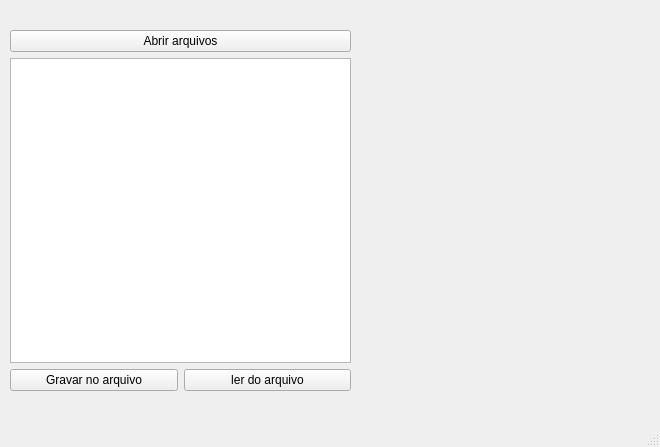
<?xml version="1.0" encoding="UTF-8"?>
<ui version="4.0">
 <class>MainWindow</class>
 <widget class="QMainWindow" name="MainWindow">
  <property name="geometry">
   <rect>
    <x>0</x>
    <y>0</y>
    <width>660</width>
    <height>447</height>
   </rect>
  </property>
  <property name="windowTitle">
   <string>MainWindow</string>
  </property>
  <property name="animated">
   <bool>false</bool>
  </property>
  <widget class="QWidget" name="centralwidget">
   <widget class="QLabel" name="label">
    <property name="geometry">
     <rect>
      <x>360</x>
      <y>30</y>
      <width>91</width>
      <height>91</height>
     </rect>
    </property>
    <property name="text">
     <string/>
    </property>
    <property name="pixmap">
     <pixmap resource="icones.qrc">:/icon/icones/product_document_file_1512.ico</pixmap>
    </property>
    <property name="scaledContents">
     <bool>true</bool>
    </property>
   </widget>
   <widget class="QWidget" name="">
    <property name="geometry">
     <rect>
      <x>10</x>
      <y>30</y>
      <width>341</width>
      <height>361</height>
     </rect>
    </property>
    <layout class="QVBoxLayout" name="verticalLayout_2">
     <item>
      <widget class="QPushButton" name="pushButton">
       <property name="text">
        <string>Abrir arquivos</string>
       </property>
      </widget>
     </item>
     <item>
      <layout class="QVBoxLayout" name="verticalLayout">
       <item>
        <widget class="QPlainTextEdit" name="plainTextEdit"/>
       </item>
       <item>
        <layout class="QHBoxLayout" name="horizontalLayout">
         <item>
          <widget class="QPushButton" name="bnt_gravar">
           <property name="text">
            <string>Gravar no arquivo</string>
           </property>
           <property name="icon">
            <iconset resource="icones.qrc">
             <normaloff>:/icon/icones/product_document_file_1512.ico</normaloff>:/icon/icones/product_document_file_1512.ico</iconset>
           </property>
          </widget>
         </item>
         <item>
          <widget class="QPushButton" name="bnt_ler">
           <property name="text">
            <string>ler do arquivo</string>
           </property>
          </widget>
         </item>
        </layout>
       </item>
      </layout>
     </item>
    </layout>
   </widget>
  </widget>
  <widget class="QMenuBar" name="menubar">
   <property name="geometry">
    <rect>
     <x>0</x>
     <y>0</y>
     <width>660</width>
     <height>22</height>
    </rect>
   </property>
  </widget>
  <widget class="QStatusBar" name="statusbar"/>
 </widget>
 <resources>
  <include location="icones.qrc"/>
 </resources>
 <connections/>
</ui>
